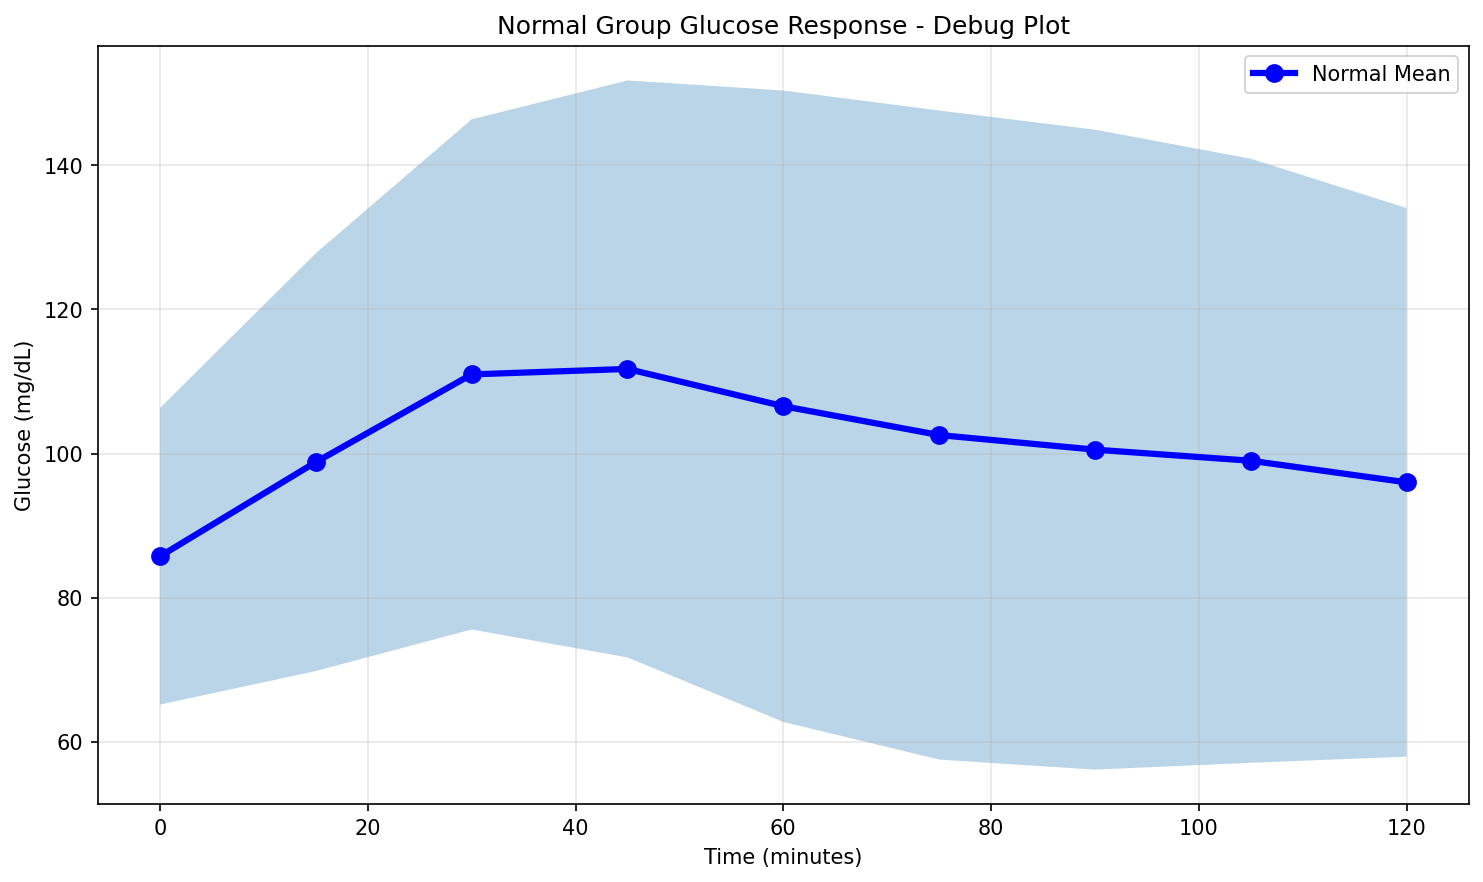

Source code (Python):
#!/usr/bin/env python3
"""
Debug Normal Response Display Issue

This script investigates why the normal response might be showing as only one dot
instead of a continuous line in the glucose response plots.
"""

import os
import pandas as pd
import numpy as np
import matplotlib.pyplot as plt

def classify_diabetic_status(a1c):
    """Classify diabetic status based on A1c levels."""
    if a1c < 5.7:
        return "Normal"
    elif a1c <= 6.4:
        return "Pre-diabetic" 
    else:
        return "Type2Diabetic"

def debug_data_processing():
    """Debug the data processing to see what's happening with normal participants."""
    
    print("🔍 DEBUGGING NORMAL RESPONSE DISPLAY ISSUE")
    print("=" * 60)
    
    # Load bio data first
    if not os.path.exists("CGMacros/bio.csv"):
        print("❌ Bio data not found")
        return
    
    bio_df = pd.read_csv("CGMacros/bio.csv")
    bio_df.columns = bio_df.columns.str.strip()
    bio_df['diabetic_status'] = bio_df['A1c PDL (Lab)'].apply(classify_diabetic_status)
    
    print(f"📊 Bio data distribution:")
    status_counts = bio_df['diabetic_status'].value_counts()
    print(status_counts)
    print()
    
    # Process glucose data and check each step
    data_all_sub = pd.DataFrame(columns=["sub", "Libre GL", "Carb", "Protein", "Fat", "Fiber"])
    
    normal_subjects = []
    normal_glucose_data = []
    
    for sub_dir in sorted(os.listdir("CGMacros")):
        if sub_dir[:8] != "CGMacros":
            continue
            
        csv_path = os.path.join("CGMacros", sub_dir, sub_dir + '.csv')
        if not os.path.exists(csv_path):
            continue
            
        try:
            subject_num = int(sub_dir[-3:])
            
            # Check if this subject is normal
            bio_row = bio_df[bio_df['subject'] == subject_num]
            if len(bio_row) == 0:
                continue
                
            subject_status = bio_row.iloc[0]['diabetic_status']
            
            data = pd.read_csv(csv_path)
            breakfast_mask = (data["Meal Type"] == "Breakfast") | (data["Meal Type"] == "breakfast")
            breakfast_meals = data[breakfast_mask]
            
            print(f"Subject {sub_dir[-3:]}: {subject_status}, {len(breakfast_meals)} breakfast meals")
            
            meal_count = 0
            for index in breakfast_meals.index:
                # Extract glucose readings (every 15 minutes for 2 hours)
                glucose_readings = data["Libre GL"][index:index+135:15].to_list()
                
                print(f"  Meal {meal_count + 1}: {len(glucose_readings)} glucose points")
                
                if len(glucose_readings) >= 9:
                    glucose_curve = glucose_readings[:9]  # Take first 9 points
                    print(f"    Glucose curve: {[round(x, 1) if not pd.isna(x) else 'NaN' for x in glucose_curve]}")
                    
                    # Check for NaN values
                    nan_count = sum(1 for x in glucose_curve if pd.isna(x))
                    if nan_count > 0:
                        print(f"    ⚠️  {nan_count} NaN values found")
                    
                    if subject_status == "Normal":
                        normal_subjects.append(sub_dir[-3:])
                        normal_glucose_data.append(glucose_curve)
                        
                    meal_count += 1
                else:
                    print(f"    ❌ Insufficient data points ({len(glucose_readings)} < 9)")
            
            if meal_count > 0:
                print(f"    ✅ {meal_count} valid meals processed")
            print()
                    
        except Exception as e:
            print(f"❌ Error processing {sub_dir}: {e}")
            continue
    
    print(f"\n📊 NORMAL GROUP ANALYSIS:")
    print(f"Total normal subjects with data: {len(set(normal_subjects))}")
    print(f"Total normal meal records: {len(normal_glucose_data)}")
    
    if normal_glucose_data:
        print(f"\nFirst few normal glucose curves:")
        for i, curve in enumerate(normal_glucose_data[:5]):
            print(f"  Curve {i+1}: {[round(x, 1) if not pd.isna(x) else 'NaN' for x in curve]}")
        
        # Check for data quality issues
        all_valid = True
        for i, curve in enumerate(normal_glucose_data):
            if any(pd.isna(x) for x in curve):
                print(f"  ⚠️  Curve {i+1} has NaN values")
                all_valid = False
            if len(curve) != 9:
                print(f"  ⚠️  Curve {i+1} has {len(curve)} points (should be 9)")
                all_valid = False
        
        if all_valid:
            print("  ✅ All normal curves have valid data")
        
        # Calculate statistics
        normal_matrix = np.array([curve for curve in normal_glucose_data if len(curve) == 9 and not any(pd.isna(x) for x in curve)])
        
        if len(normal_matrix) > 0:
            print(f"\nValid normal curves for analysis: {len(normal_matrix)}")
            mean_curve = np.mean(normal_matrix, axis=0)
            std_curve = np.std(normal_matrix, axis=0)
            
            print(f"Mean glucose curve: {[round(x, 1) for x in mean_curve]}")
            print(f"Std deviation curve: {[round(x, 1) for x in std_curve]}")
            
            # Create a test plot
            time_points = [i * 15 for i in range(9)]
            
            plt.figure(figsize=(10, 6))
            plt.plot(time_points, mean_curve, 'b-o', linewidth=3, markersize=8, label='Normal Mean')
            plt.fill_between(time_points, mean_curve - std_curve, mean_curve + std_curve, alpha=0.3)
            plt.xlabel('Time (minutes)')
            plt.ylabel('Glucose (mg/dL)')
            plt.title('Normal Group Glucose Response - Debug Plot')
            plt.grid(True, alpha=0.3)
            plt.legend()
            plt.tight_layout()
            plt.savefig('debug_normal_response.png', dpi=150, bbox_inches='tight')
            print(f"\n📊 Debug plot saved as 'debug_normal_response.png'")
            
        else:
            print("❌ No valid normal curves found for analysis")
    
    else:
        print("❌ No normal glucose data found")
    
    print(f"\n🔍 POSSIBLE CAUSES OF SINGLE DOT ISSUE:")
    print("1. Normal participants might have mostly NaN glucose values")
    print("2. Glucose curves might be too short (< 9 time points)")  
    print("3. Plotting code might have a bug with the normal group specifically")
    print("4. Data processing might be filtering out normal participants")
    print("5. Line style or marker settings might be wrong for normal group")

def main():
    debug_data_processing()

if __name__ == "__main__":
    main()